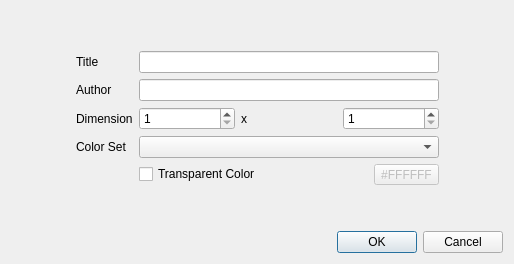
<?xml version="1.0" encoding="UTF-8"?>
<ui version="4.0">
 <class>ImportDialog</class>
 <widget class="QDialog" name="ImportDialog">
  <property name="geometry">
   <rect>
    <x>0</x>
    <y>0</y>
    <width>514</width>
    <height>264</height>
   </rect>
  </property>
  <property name="windowTitle">
   <string>Import Image</string>
  </property>
  <layout class="QVBoxLayout" name="verticalLayout">
   <item>
    <spacer name="verticalSpacer">
     <property name="orientation">
      <enum>Qt::Vertical</enum>
     </property>
     <property name="sizeHint" stdset="0">
      <size>
       <width>20</width>
       <height>9</height>
      </size>
     </property>
    </spacer>
   </item>
   <item>
    <layout class="QHBoxLayout" name="horizontalLayout_3">
     <item>
      <spacer name="horizontalSpacer">
       <property name="orientation">
        <enum>Qt::Horizontal</enum>
       </property>
       <property name="sizeHint" stdset="0">
        <size>
         <width>40</width>
         <height>20</height>
        </size>
       </property>
      </spacer>
     </item>
     <item>
      <layout class="QFormLayout" name="formLayout">
       <item row="0" column="0">
        <widget class="QLabel" name="label_3">
         <property name="text">
          <string>Title</string>
         </property>
        </widget>
       </item>
       <item row="0" column="1">
        <widget class="QLineEdit" name="title">
         <property name="minimumSize">
          <size>
           <width>300</width>
           <height>0</height>
          </size>
         </property>
        </widget>
       </item>
       <item row="1" column="0">
        <widget class="QLabel" name="label_4">
         <property name="text">
          <string>Author</string>
         </property>
        </widget>
       </item>
       <item row="1" column="1">
        <widget class="QLineEdit" name="author">
         <property name="minimumSize">
          <size>
           <width>300</width>
           <height>0</height>
          </size>
         </property>
        </widget>
       </item>
       <item row="2" column="0">
        <widget class="QLabel" name="label">
         <property name="text">
          <string>Dimension</string>
         </property>
        </widget>
       </item>
       <item row="2" column="1">
        <layout class="QHBoxLayout" name="horizontalLayout">
         <item>
          <widget class="QSpinBox" name="width">
           <property name="minimum">
            <number>1</number>
           </property>
           <property name="maximum">
            <number>1000</number>
           </property>
           <property name="value">
            <number>1</number>
           </property>
          </widget>
         </item>
         <item>
          <widget class="QLabel" name="label_5">
           <property name="text">
            <string>x</string>
           </property>
          </widget>
         </item>
         <item>
          <widget class="QSpinBox" name="height">
           <property name="minimum">
            <number>1</number>
           </property>
           <property name="maximum">
            <number>1000</number>
           </property>
           <property name="value">
            <number>1</number>
           </property>
          </widget>
         </item>
        </layout>
       </item>
       <item row="3" column="0">
        <widget class="QLabel" name="label_2">
         <property name="text">
          <string>Color Set</string>
         </property>
        </widget>
       </item>
       <item row="3" column="1">
        <widget class="QComboBox" name="colorSet"/>
       </item>
       <item row="4" column="1">
        <layout class="QHBoxLayout" name="horizontalLayout_2">
         <item>
          <widget class="QCheckBox" name="transparent">
           <property name="text">
            <string>Transparent Color</string>
           </property>
           <property name="checked">
            <bool>false</bool>
           </property>
          </widget>
         </item>
         <item>
          <widget class="QToolButton" name="transparentColor">
           <property name="text">
            <string>#FFFFFF</string>
           </property>
           <property name="enabled">
            <bool>false</bool>
           </property>
          </widget>
         </item>
        </layout>
       </item>
      </layout>
     </item>
     <item>
      <spacer name="horizontalSpacer_2">
       <property name="orientation">
        <enum>Qt::Horizontal</enum>
       </property>
       <property name="sizeHint" stdset="0">
        <size>
         <width>40</width>
         <height>20</height>
        </size>
       </property>
      </spacer>
     </item>
    </layout>
   </item>
   <item>
    <spacer name="verticalSpacer_2">
     <property name="orientation">
      <enum>Qt::Vertical</enum>
     </property>
     <property name="sizeHint" stdset="0">
      <size>
       <width>20</width>
       <height>9</height>
      </size>
     </property>
    </spacer>
   </item>
   <item>
    <widget class="QDialogButtonBox" name="buttonBox">
     <property name="orientation">
      <enum>Qt::Horizontal</enum>
     </property>
     <property name="standardButtons">
      <set>QDialogButtonBox::Cancel|QDialogButtonBox::Ok</set>
     </property>
    </widget>
   </item>
  </layout>
 </widget>
 <resources/>
 <connections>
  <connection>
   <sender>buttonBox</sender>
   <signal>accepted()</signal>
   <receiver>ImportDialog</receiver>
   <slot>accept()</slot>
   <hints>
    <hint type="sourcelabel">
     <x>248</x>
     <y>254</y>
    </hint>
    <hint type="destinationlabel">
     <x>157</x>
     <y>274</y>
    </hint>
   </hints>
  </connection>
  <connection>
   <sender>buttonBox</sender>
   <signal>rejected()</signal>
   <receiver>ImportDialog</receiver>
   <slot>reject()</slot>
   <hints>
    <hint type="sourcelabel">
     <x>316</x>
     <y>260</y>
    </hint>
    <hint type="destinationlabel">
     <x>286</x>
     <y>274</y>
    </hint>
   </hints>
  </connection>
  <connection>
   <sender>transparent</sender>
   <signal>toggled(bool)</signal>
   <receiver>transparentColor</receiver>
   <slot>setEnabled(bool)</slot>
   <hints>
    <hint type="sourcelabel">
     <x>205</x>
     <y>169</y>
    </hint>
    <hint type="destinationlabel">
     <x>353</x>
     <y>181</y>
    </hint>
   </hints>
  </connection>
 </connections>
</ui>
